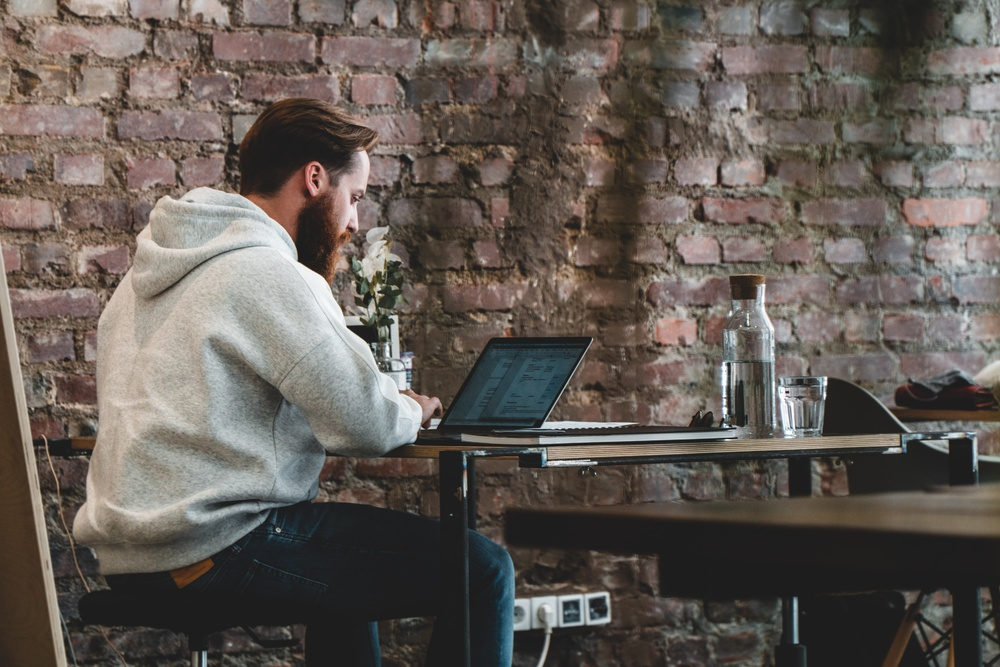
#> input picture Image samples/jonathan-kemper-IZcbhj6tbos-unsplash.jpg, 1000 x 667 px, shrunk from 6000 x 4000 before the run, found by its file name
$ jupyter execute --allow-errors Image_processing.ipynb
#> lines starting #> are read from the running program, lines starting #| are printed output that depends on the picture; after the words box and inside, x2 and y2 are one past the last pixel; in counts of white or black regions, pixels touching at a corner belong together
# Image Processing Using Python (scikit-image)

A digital image is an array,or a matrix, of square pixels(picture elemets) arranged in columns and rows; in other words, a 2-D matrix.

[cell 1]
#import module from skimage to read and write image
from skimage import io
#assign our image to a variable for easier acess.
img = io.imread("jonathan-kemper-IZcbhj6tbos-unsplash.jpg")
#> img is the input picture: shape (667, 1000, 3); mean R, G, B 98.9, 91.3, 85.1
#downloaded image from unsplash

[cell 2]
#display image
io.imshow(img)
io.show()

[cell 3]
type(img)

This now shows that our image is of type of numpy array

[cell 4]
img.shape
#> Out = (667, 1000, 3)

here the output show the dimension of image 4000X6000 (col x rows) and 3 denotes that the image in multichannel i.e. RGB-3

[cell 5]
img.size
#> Out = 2001000
#4000*6000

[cell 6]
#for easier acess to show image later define a functoin using above commands
def show(img): #take image as parameter
    io.imshow(img)

[cell 7]
#let's change our RGB image to Grayscale
from skimage import color
gray_image = color.rgb2gray(img)

show(gray_image)

[cell 8]
#not only grayscale we can obtain particualar image from RGB combination too
#lets obtain red color from image
red = img[:,:,0]
show(red)

though from naked eyes we are not able to see the difference between grayscale and this one but yes there is.
lets try with blue and green too

[cell 9]
green = img[:,:,1]

show(green)

[cell 10]
blue = img[:,:,2]
show(blue)

[cell 11]
#histogram of images
import matplotlib.pyplot as plt
plt.hist(red.ravel(),bins=256)
plt.show()
#> figure, not shown here; tallest bar 42402 high, from x = 28.22 to 29.18

[cell 12]
plt.hist(blue.ravel(),bins=256)
plt.show()
#> figure, not shown here; tallest bar 42692 high, from x = 28.51 to 29.49

[cell 13]
plt.hist(green.ravel(),bins=256)
plt.show()
#> figure, not shown here; tallest bar 45393 high, from x = 28.18 to 29.14

[cell 14]
plt.hist(red.ravel(),bins=256)
plt.hist(blue.ravel(),bins=256)
plt.hist(green.ravel(),bins=256)
plt.show()
#> figure, not shown here; tallest bar 42402 high, from x = 28.22 to 29.18; tallest bar 42692 high, from x = 28.51 to 29.49; tallest bar 45393 high, from x = 28.18 to 29.14

[cell 15]
#flipping image
import numpy as np
#flip vertically using flipud function
ver_flip = np.flipud(img)
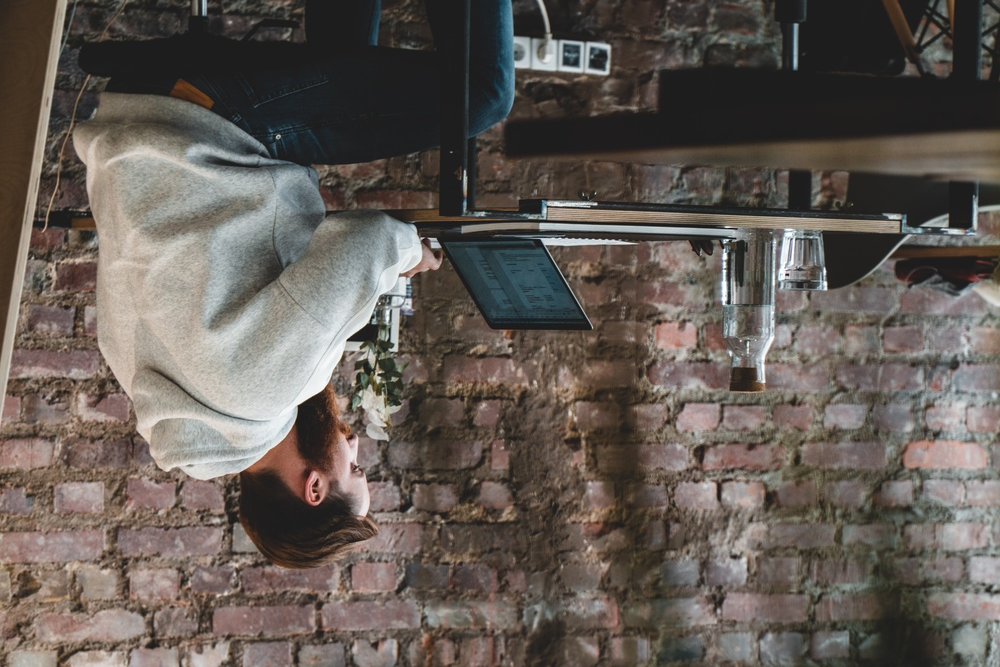
#> ver_flip: shape (667, 1000, 3); mean R, G, B 98.9, 91.3, 85.1
show(ver_flip)

[cell 16]
#horizontal flip
hor_flip = np.fliplr(img) #same as reversing the linkedlist here just every row in reversed
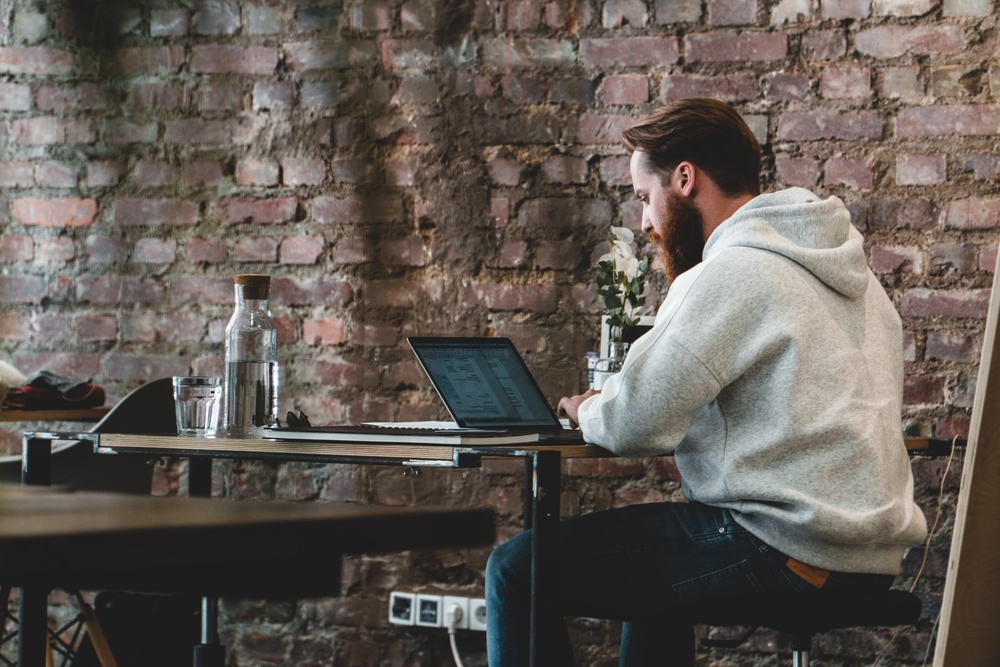
#> hor_flip: shape (667, 1000, 3); mean R, G, B 98.9, 91.3, 85.1
show(hor_flip)

[cell 17]
from skimage.filters import try_all_threshold
fig,ax = try_all_threshold(gray_image, verbose=False)
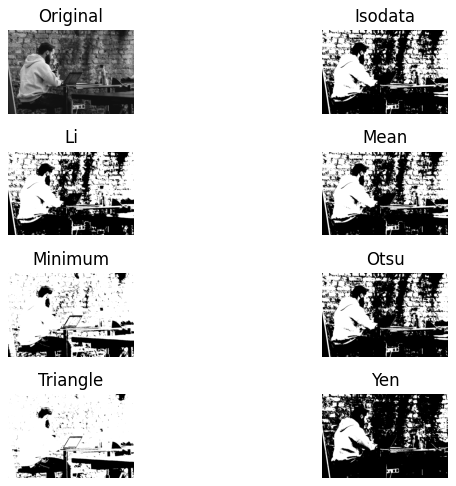
#> figure drawn by matplotlib, 8 panels

[cell 18]
from skimage.filters import threshold_otsu
thresh = threshold_otsu(gray_image)
#> thresh = 0.394
binary_global = gray_image >thresh
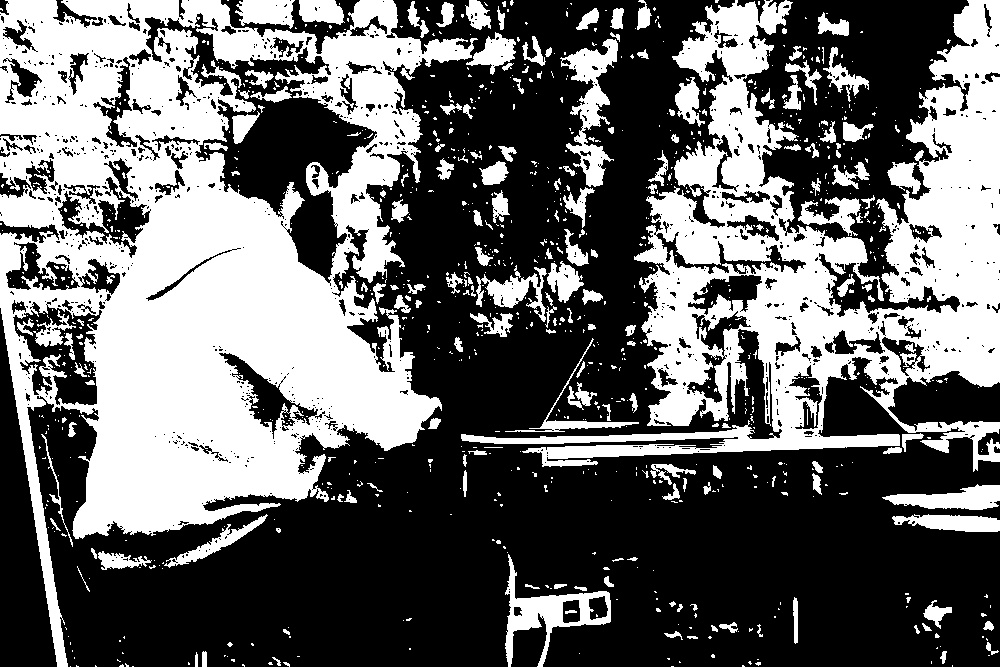
#> binary_global: shape (667, 1000) bool; 40.4% white; 978 white regions (799 under 20 px), largest, box (x1, y1, x2, y2) and area: (0, 0, 478, 667) 145087, (461, 0, 1000, 472) 83237, (560, 39, 618, 187) 3158

[cell 19]
show(binary_global)

[cell 20]
#edge detection
from skimage.filters import sobel
edges = sobel(gray_image)
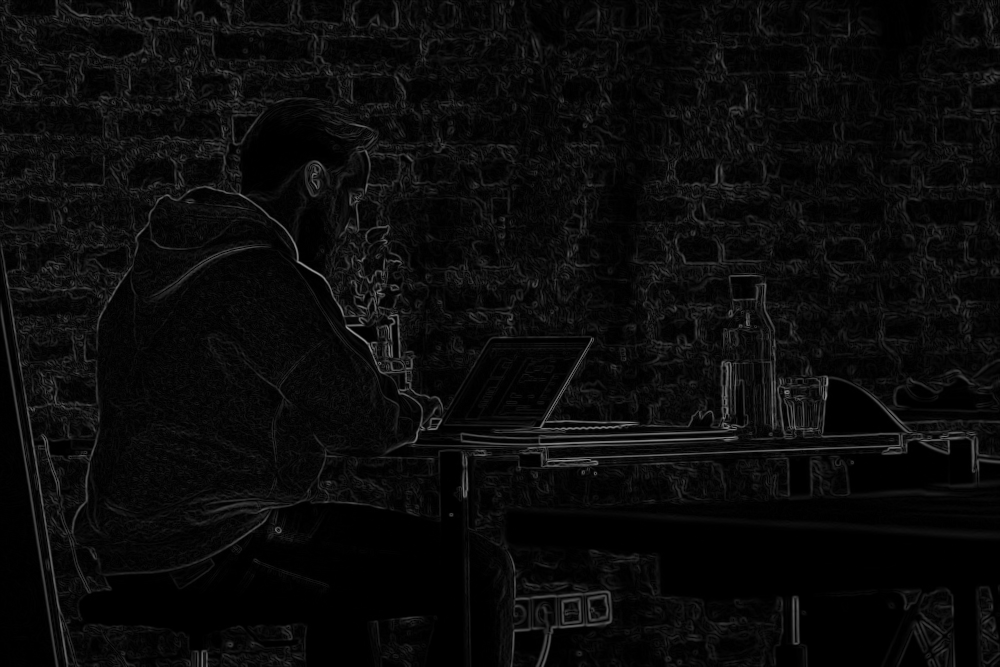
#> edges: shape (667, 1000) float64; min 0, max 0.597, mean 0.0426
show(edges)

[cell 21]
plot_camparison = (img, edges, "compare")

[cell 22]
plt.show(plot_camparison)

[cell 23]
show(edges)

[cell 24]
from skimage.feature import canny
canny_edge = canny(gray_image)
#> canny_edge: shape (667, 1000) bool; 15.2% white in thin lines or dots
show(canny_edge)

all the corner extractes from our sample image

[cell 25]
canny_edge_05 = canny(gray_image, sigma=0.5)
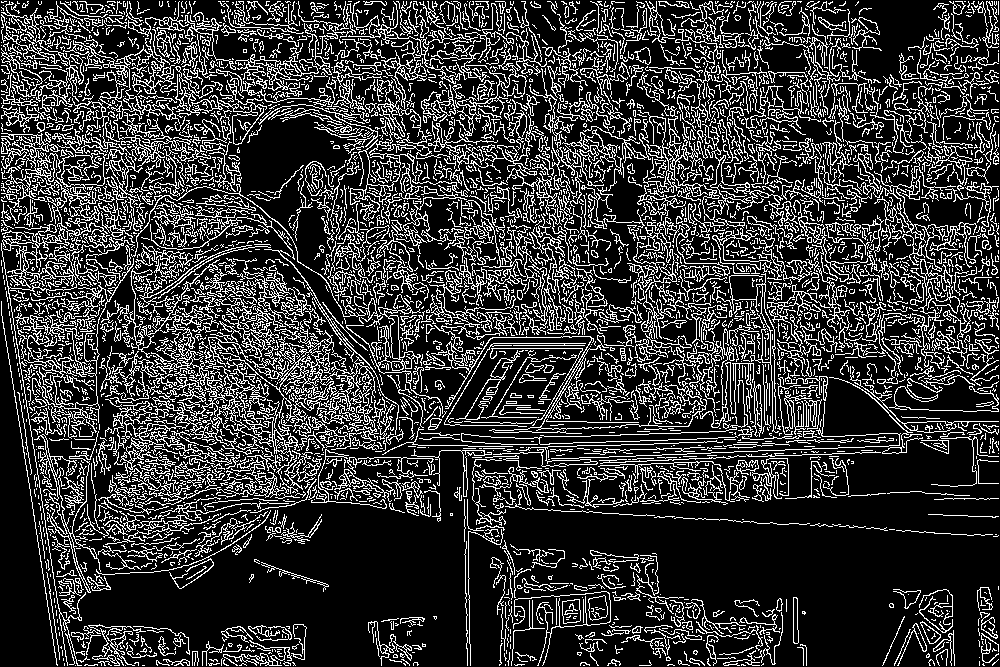
#> canny_edge_05: shape (667, 1000) bool; 21.6% white in thin lines or dots
show(canny_edge_05)

[cell 26]
from skimage.feature import corner_harris
measure_image = corner_harris(gray_image)
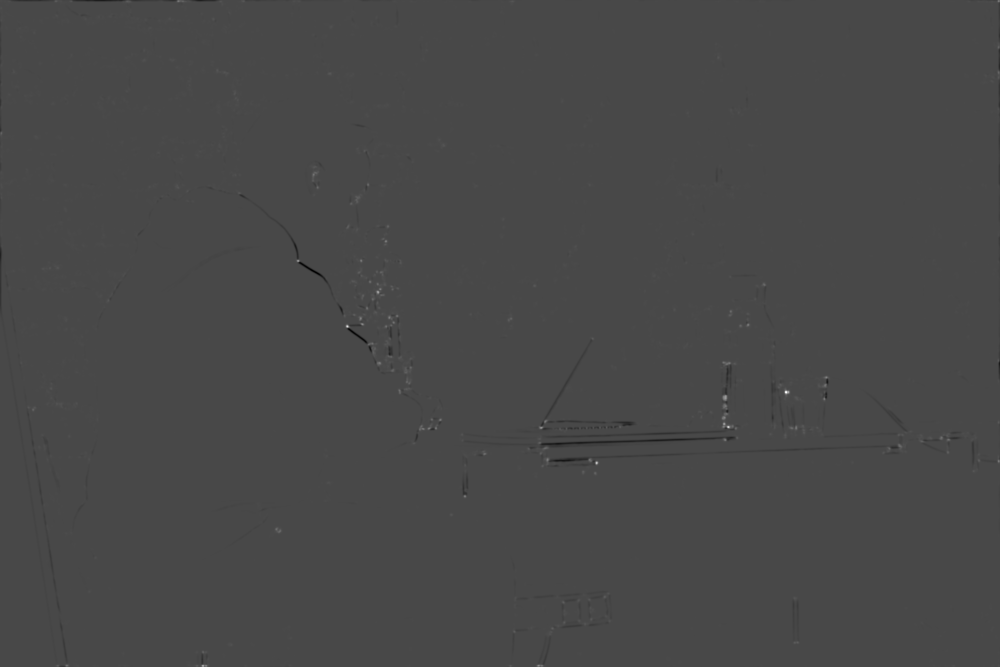
#> measure_image: shape (667, 1000) float64; min -1.53, max 3.84, mean -0.00114; drawn with min black and max white
show(measure_image)

[cell 27]
from skimage.feature import corner_peaks
cords = corner_peaks(corner_harris(gray_image),min_distance=5)
#> cords = 3072 pairs, first value 5 to 660, second value 5 to 993
print("a total of",len(cords),"corners detected")
#| a total of 3072 corners detected

$ run again, with Image samples/cat.jpg copied over Image samples/jonathan-kemper-IZcbhj6tbos-unsplash.jpg
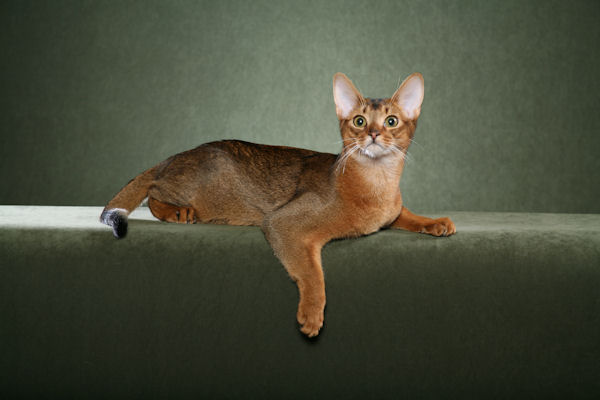
#> input picture Image samples/cat.jpg, 600 x 400 px, found by its file name
#> img is the input picture: shape (400, 600, 3); mean R, G, B 74.2, 76, 58.5
#> thresh = 0.321
#> `binary_global = gray_image >thresh`:
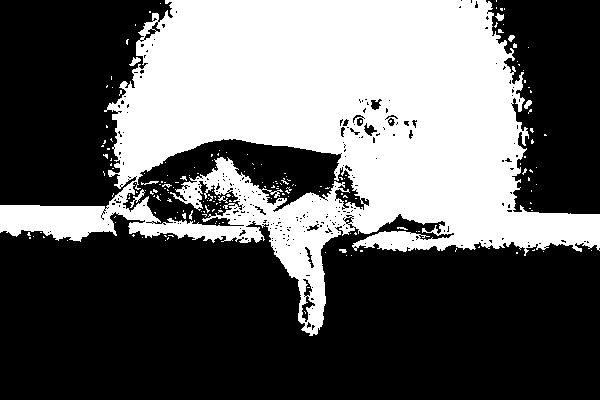
#> binary_global: shape (400, 600) bool; 37.7% white; 192 white regions (181 under 20 px), largest, box (x1, y1, x2, y2) and area: (0, 0, 600, 336) 89333, (130, 189, 145, 208) 71, (129, 57, 141, 66) 55
#> canny_edge: shape (400, 600) bool; 3.1% white in thin lines or dots, all inside (x1, y1, x2, y2) = (1, 72, 599, 337)
#> `canny_edge_05 = canny(gray_image, sigma=0.5)`:
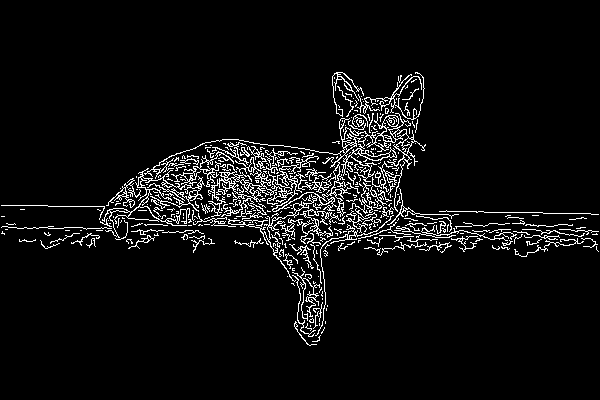
#> canny_edge_05: shape (400, 600) bool; 5.6% white in thin lines or dots, all inside (x1, y1, x2, y2) = (1, 72, 599, 346)
#> cords = 1256 pairs, first value 7 to 394, second value 6 to 591
#| a total of 1256 corners detected

$ run again, with Image samples/cloud.jpeg copied over Image samples/jonathan-kemper-IZcbhj6tbos-unsplash.jpg
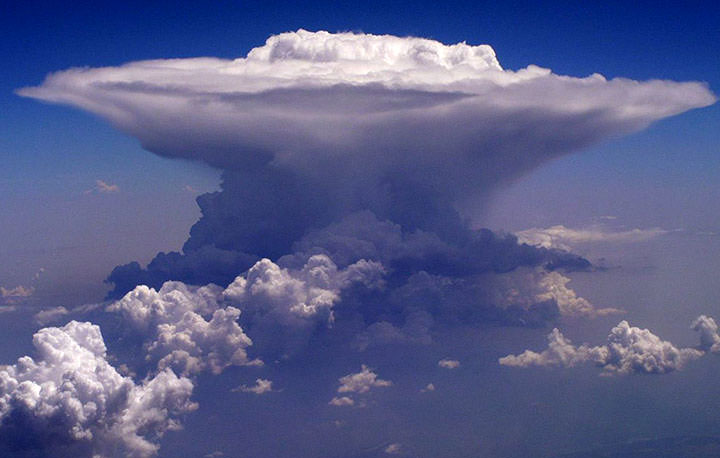
#> input picture Image samples/cloud.jpeg, 720 x 458 px, found by its file name
#> img is the input picture: shape (458, 720, 3); mean R, G, B 87.7, 93.7, 138.3
#> `hor_flip = np.fliplr(img)`:
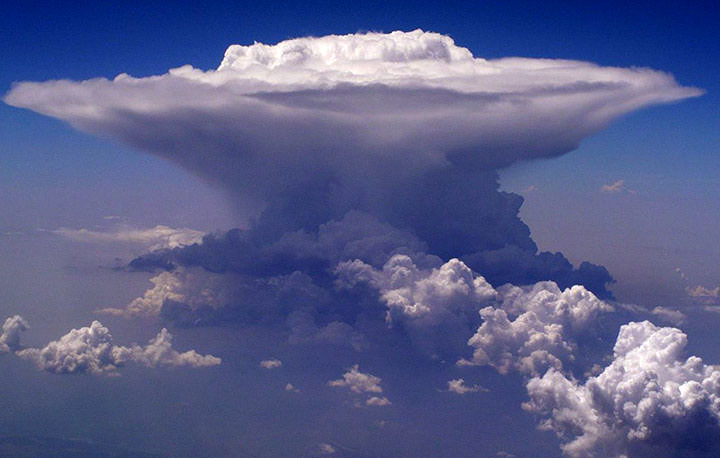
#> hor_flip: shape (458, 720, 3); mean R, G, B 87.7, 93.7, 138.3
#> thresh = 0.482
#> binary_global: shape (458, 720) bool; 17.9% white; 157 white regions (125 under 20 px), largest, box (x1, y1, x2, y2) and area: (24, 29, 715, 138) 35806, (0, 320, 194, 453) 9766, (108, 281, 241, 346) 3490
#> canny_edge: shape (458, 720) bool; 4.8% white in thin lines or dots
#> `canny_edge_05 = canny(gray_image, sigma=0.5)`:
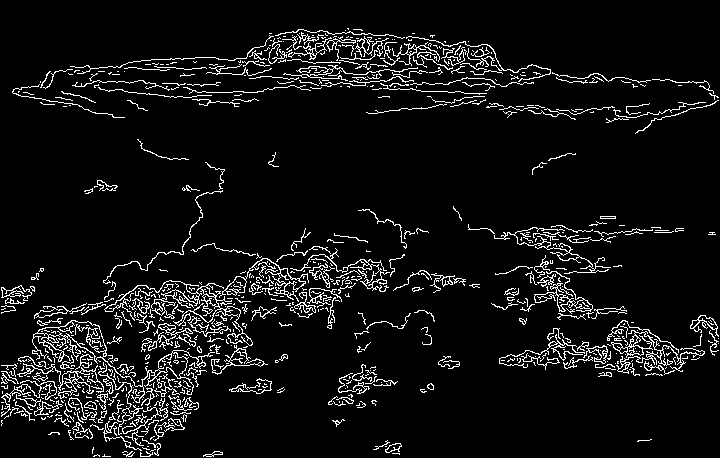
#> canny_edge_05: shape (458, 720) bool; 6.9% white in thin lines or dots
#> cords = 1640 pairs, first value 5 to 451, second value 9 to 713
#| a total of 1640 corners detected
